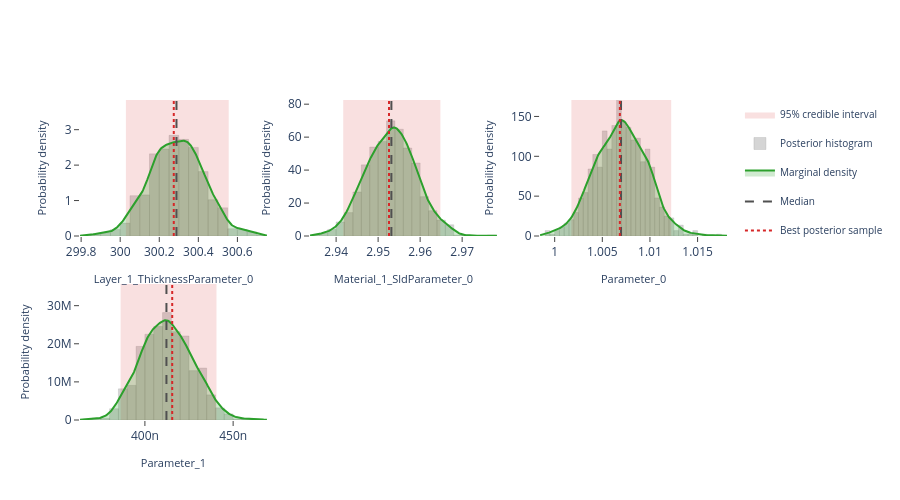

The notebook cell this image was saved under:
### Markdown cell above
## Interactive posterior plots

The next three cells render the same Plotly figures that are shown on the
Bayesian Posterior tab of the EasyReflectometryApp:

* **Marginals** — per-parameter distribution: histogram + smooth KDE marginal,
  shaded 95% credible interval, and median / best-sample lines
  (`plot_distribution` or `posterior.distribution()`)
* **Corner plot** — pairwise marginals + 2-D contours + scatter (`plot_corner`)
* **Traces** — per-chain trace + marginal histogram (`plot_trace`)

The standalone helpers are called with ``return_figure=True`` so they return a
Plotly ``Figure`` that we render in the notebook with ``fig.show()``; the
``PosteriorResults`` methods return the figure directly.

### Code cell
# ---- Marginal posterior distributions ---------------------------------------
# One panel per free parameter, each overlaying the posterior histogram, a
# smooth Gaussian-KDE marginal, the shaded 95% credible interval, and the
# median / best-sample reference lines.  Mirrors the "Marginals" sub-tab in
# the EasyReflectometryApp.

# The PosteriorResults method passes ``logp`` through automatically so the
# best posterior sample (MAP) line is drawn:
fig = posterior.distribution()
fig.show()

# Standalone equivalent (pass ``logp`` to get the best-sample line):
# fig = plot_distribution(
#     posterior.draws,
#     posterior.param_names,
#     logp=posterior.logp,
#     return_figure=True,
# )
# fig.show()

### Figure 1 — Plotly figure (JSON) as saved in the notebook; plotly's stock layout.template omitted (floating-point values rounded to 4 significant figures; data arrays with more than 128 entries replaced by an {"elided": "..."} marker saying what was removed)
{"data": [{"fill": "toself", "fillcolor": "rgba(214, 39, 40, 0.14)", "hoverinfo": "skip", "legendgroup": "95% credible interval", "line": {"color": "rgba(214, 39, 40, 0.14)", "width": 0}, "mode": "lines", "name": "95% credible interval", "showlegend": true, "type": "scatter", "x": [300.0, 300.6, 300.6, 300.0, 300.0], "xaxis": "x", "y": [0.0, 0.0, 3.838, 3.838, 0.0], "yaxis": "y"}, {"histnorm": "probability density", "hovertemplate": "sample=%{x:.4f}<br>density: %{y:.2f}<extra></extra>", "legendgroup": "histogram", "marker": {"color": "rgba(120, 120, 120, 0.38)", "line": {"color": "rgba(120, 120, 120, 0.24)", "width": 1}}, "name": "Posterior histogram", "nbinsx": 40, "opacity": 0.82, "showlegend": true, "type": "histogram", "x": {"elided": "880 float values"}, "xaxis": "x", "yaxis": "y"}, {"fill": "tozeroy", "fillcolor": "rgba(44, 160, 44, 0.22)", "hovertemplate": "Layer_1_ThicknessParameter_0: %{x:.4f}<br>density: %{y:.4f}<extra></extra>", "legendgroup": "marginal", "line": {"color": "rgb(44, 160, 44)", "width": 2}, "mode": "lines", "name": "Marginal density", "showlegend": true, "type": "scatter", "x": {"elided": "256 float values"}, "xaxis": "x", "y": {"elided": "256 float values"}, "yaxis": "y"}, {"hovertemplate": "Median: %{x:.4f}<extra></extra>", "legendgroup": "Median", "line": {"color": "rgb(80, 80, 80)", "dash": "dash", "width": 2}, "mode": "lines", "name": "Median", "showlegend": true, "type": "scatter", "x": [300.3, 300.3], "xaxis": "x", "y": [0.0, 3.838], "yaxis": "y"}, {"hovertemplate": "Best posterior sample: %{x:.4f}<extra></extra>", "legendgroup": "Best posterior sample", "line": {"color": "rgb(214, 39, 40)", "dash": "dot", "width": 2}, "mode": "lines", "name": "Best posterior sample", "showlegend": true, "type": "scatter", "x": [300.3, 300.3], "xaxis": "x", "y": [0.0, 3.838], "yaxis": "y"}, {"fill": "toself", "fillcolor": "rgba(214, 39, 40, 0.14)", "hoverinfo": "skip", "legendgroup": "95% credible interval", "line": {"color": "rgba(214, 39, 40, 0.14)", "width": 0}, "mode": "lines", "name": "95% credible interval", "showlegend": false, "type": "scatter", "x": [2.942, 2.965, 2.965, 2.942, 2.942], "xaxis": "x2", "y": [0.0, 0.0, 82.54, 82.54, 0.0], "yaxis": "y2"}, {"histnorm": "probability density", "hovertemplate": "sample=%{x:.4f}<br>density: %{y:.2f}<extra></extra>", "legendgroup": "histogram", "marker": {"color": "rgba(120, 120, 120, 0.38)", "line": {"color": "rgba(120, 120, 120, 0.24)", "width": 1}}, "name": "Posterior histogram", "nbinsx": 40, "opacity": 0.82, "showlegend": false, "type": "histogram", "x": {"elided": "880 float values"}, "xaxis": "x2", "yaxis": "y2"}, {"fill": "tozeroy", "fillcolor": "rgba(44, 160, 44, 0.22)", "hovertemplate": "Material_1_SldParameter_0: %{x:.4f}<br>density: %{y:.4f}<extra></extra>", "legendgroup": "marginal", "line": {"color": "rgb(44, 160, 44)", "width": 2}, "mode": "lines", "name": "Marginal density", "showlegend": false, "type": "scatter", "x": {"elided": "256 float values"}, "xaxis": "x2", "y": {"elided": "256 float values"}, "yaxis": "y2"}, {"hovertemplate": "Median: %{x:.4f}<extra></extra>", "legendgroup": "Median", "line": {"color": "rgb(80, 80, 80)", "dash": "dash", "width": 2}, "mode": "lines", "name": "Median", "showlegend": false, "type": "scatter", "x": [2.953, 2.953], "xaxis": "x2", "y": [0.0, 82.54], "yaxis": "y2"}, {"hovertemplate": "Best posterior sample: %{x:.4f}<extra></extra>", "legendgroup": "Best posterior sample", "line": {"color": "rgb(214, 39, 40)", "dash": "dot", "width": 2}, "mode": "lines", "name": "Best posterior sample", "showlegend": false, "type": "scatter", "x": [2.953, 2.953], "xaxis": "x2", "y": [0.0, 82.54], "yaxis": "y2"}, {"fill": "toself", "fillcolor": "rgba(214, 39, 40, 0.14)", "hoverinfo": "skip", "legendgroup": "95% credible interval", "line": {"color": "rgba(214, 39, 40, 0.14)", "width": 0}, "mode": "lines", "name": "95% credible interval", "showlegend": false, "type": "scatter", "x": [1.002, 1.012, 1.012, 1.002, 1.002], "xaxis": "x3", "y": [0.0, 0.0, 170.6, 170.6, 0.0], "yaxis": "y3"}, {"histnorm": "probability density", "hovertemplate": "sample=%{x:.4f}<br>density: %{y:.2f}<extra></extra>", "legendgroup": "histogram", "marker": {"color": "rgba(120, 120, 120, 0.38)", "line": {"color": "rgba(120, 120, 120, 0.24)", "width": 1}}, "name": "Posterior histogram", "nbinsx": 40, "opacity": 0.82, "showlegend": false, "type": "histogram", "x": {"elided": "880 float values"}, "xaxis": "x3", "yaxis": "y3"}, {"fill": "tozeroy", "fillcolor": "rgba(44, 160, 44, 0.22)", "hovertemplate": "Parameter_0: %{x:.4f}<br>density: %{y:.4f}<extra></extra>", "legendgroup": "marginal", "line": {"color": "rgb(44, 160, 44)", "width": 2}, "mode": "lines", "name": "Marginal density", "showlegend": false, "type": "scatter", "x": {"elided": "256 float values"}, "xaxis": "x3", "y": {"elided": "256 float values"}, "yaxis": "y3"}, {"hovertemplate": "Median: %{x:.4f}<extra></extra>", "legendgroup": "Median", "line": {"color": "rgb(80, 80, 80)", "dash": "dash", "width": 2}, "mode": "lines", "name": "Median", "showlegend": false, "type": "scatter", "x": [1.007, 1.007], "xaxis": "x3", "y": [0.0, 170.6], "yaxis": "y3"}, {"hovertemplate": "Best posterior sample: %{x:.4f}<extra></extra>", "legendgroup": "Best posterior sample", "line": {"color": "rgb(214, 39, 40)", "dash": "dot", "width": 2}, "mode": "lines", "name": "Best posterior sample", "showlegend": false, "type": "scatter", "x": [1.007, 1.007], "xaxis": "x3", "y": [0.0, 170.6], "yaxis": "y3"}, {"fill": "toself", "fillcolor": "rgba(214, 39, 40, 0.14)", "hoverinfo": "skip", "legendgroup": "95% credible interval", "line": {"color": "rgba(214, 39, 40, 0.14)", "width": 0}, "mode": "lines", "name": "95% credible interval", "showlegend": false, "type": "scatter", "x": [3.862e-07, 4.406e-07, 4.406e-07, 3.862e-07, 3.862e-07], "xaxis": "x4", "y": [0.0, 0.0, 35690000.0, 35690000.0, 0.0], "yaxis": "y4"}, {"histnorm": "probability density", "hovertemplate": "sample=%{x:.4f}<br>density: %{y:.2f}<extra></extra>", "legendgroup": "histogram", "marker": {"color": "rgba(120, 120, 120, 0.38)", "line": {"color": "rgba(120, 120, 120, 0.24)", "width": 1}}, "name": "Posterior histogram", "nbinsx": 40, "opacity": 0.82, "showlegend": false, "type": "histogram", "x": {"elided": "880 float values"}, "xaxis": "x4", "yaxis": "y4"}, {"fill": "tozeroy", "fillcolor": "rgba(44, 160, 44, 0.22)", "hovertemplate": "Parameter_1: %{x:.4f}<br>density: %{y:.4f}<extra></extra>", "legendgroup": "marginal", "line": {"color": "rgb(44, 160, 44)", "width": 2}, "mode": "lines", "name": "Marginal density", "showlegend": false, "type": "scatter", "x": {"elided": "256 float values"}, "xaxis": "x4", "y": {"elided": "256 float values"}, "yaxis": "y4"}, {"hovertemplate": "Median: %{x:.4f}<extra></extra>", "legendgroup": "Median", "line": {"color": "rgb(80, 80, 80)", "dash": "dash", "width": 2}, "mode": "lines", "name": "Median", "showlegend": false, "type": "scatter", "x": [4.122e-07, 4.122e-07], "xaxis": "x4", "y": [0.0, 35690000.0], "yaxis": "y4"}, {"hovertemplate": "Best posterior sample: %{x:.4f}<extra></extra>", "legendgroup": "Best posterior sample", "line": {"color": "rgb(214, 39, 40)", "dash": "dot", "width": 2}, "mode": "lines", "name": "Best posterior sample", "showlegend": false, "type": "scatter", "x": [4.155e-07, 4.155e-07], "xaxis": "x4", "y": [0.0, 35690000.0], "yaxis": "y4"}], "layout": {"barmode": "overlay", "height": 500, "legend": {"font": {"size": 10}}, "plot_bgcolor": "white", "showlegend": true, "xaxis": {"anchor": "y", "domain": [0.0, 0.2889], "range": [299.8, 300.8], "showgrid": false, "ticks": "outside", "title": {"font": {"size": 11}, "text": "Layer_1_ThicknessParameter_0"}, "zeroline": false}, "xaxis2": {"anchor": "y2", "domain": [0.3556, 0.6444], "range": [2.934, 2.978], "showgrid": false, "ticks": "outside", "title": {"font": {"size": 11}, "text": "Material_1_SldParameter_0"}, "zeroline": false}, "xaxis3": {"anchor": "y3", "domain": [0.7111, 1.0], "range": [0.9985, 1.018], "showgrid": false, "ticks": "outside", "title": {"font": {"size": 11}, "text": "Parameter_0"}, "zeroline": false}, "xaxis4": {"anchor": "y4", "domain": [0.0, 0.2889], "range": [3.632e-07, 4.691e-07], "showgrid": false, "ticks": "outside", "title": {"font": {"size": 11}, "text": "Parameter_1"}, "zeroline": false}, "xaxis5": {"anchor": "y5", "domain": [0.3556, 0.6444], "showgrid": false, "ticks": "outside", "zeroline": false}, "xaxis6": {"anchor": "y6", "domain": [0.7111, 1.0], "showgrid": false, "ticks": "outside", "zeroline": false}, "yaxis": {"anchor": "x", "domain": [0.575, 1.0], "range": [0.0, 3.838], "showgrid": false, "ticks": "outside", "title": {"font": {"size": 11}, "text": "Probability density"}, "zeroline": false}, "yaxis2": {"anchor": "x2", "domain": [0.575, 1.0], "range": [0.0, 82.54], "showgrid": false, "ticks": "outside", "title": {"font": {"size": 11}, "text": "Probability density"}, "zeroline": false}, "yaxis3": {"anchor": "x3", "domain": [0.575, 1.0], "range": [0.0, 170.6], "showgrid": false, "ticks": "outside", "title": {"font": {"size": 11}, "text": "Probability density"}, "zeroline": false}, "yaxis4": {"anchor": "x4", "domain": [0.0, 0.425], "range": [0.0, 35690000.0], "showgrid": false, "ticks": "outside", "title": {"font": {"size": 11}, "text": "Probability density"}, "zeroline": false}, "yaxis5": {"anchor": "x5", "domain": [0.0, 0.425], "showgrid": false, "ticks": "outside", "zeroline": false}, "yaxis6": {"anchor": "x6", "domain": [0.0, 0.425], "showgrid": false, "ticks": "outside", "zeroline": false}}}
